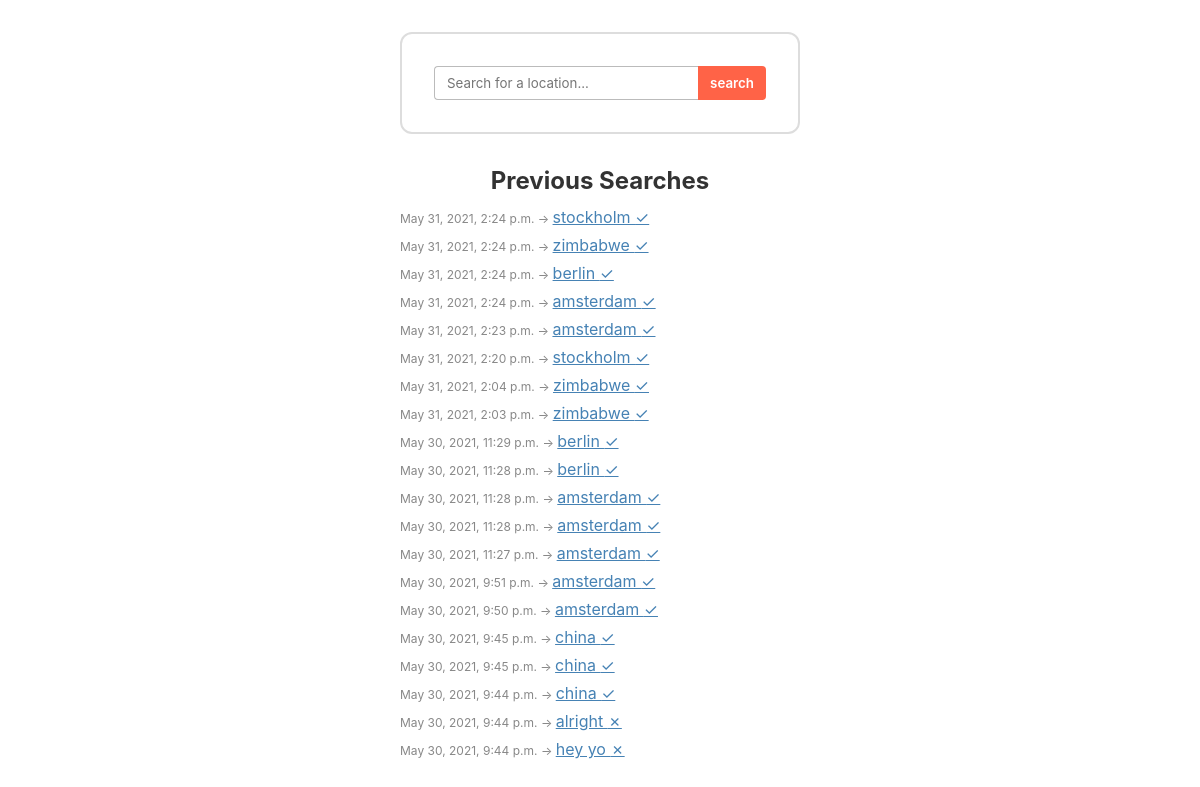
The page / on the database its author committed.
### search/models.py (models this page shows, shortened)
class Search(models.Model):
    query = models.CharField(max_length=100)
    is_valid = models.BooleanField(default=False)
    search_date = models.DateTimeField(default=timezone.now)

### djatter/views.py (the view)
# urls.py: path('', views.index, name='index'),
def index(req):
    return render(req, 'djatter/index.html', {'searches': Search.objects.order_by('-search_date')})

### djatter/templates/djatter/index.html (shortened to what this page needs)
{% load static %}
<!DOCTYPE html>
<html lang="en">
  <head>
    <link
      rel="stylesheet"
      type="text/css"
      href="{% static 'djatter/style.css' %}"
    />
  </head>
  <body class="container">
    {% include "djatter/form.html" %} {% include "djatter/searches.html" %}
  </body>
</html>

### djatter/templates/djatter/form.html (shortened to what this page needs)
<form class="form" action="{% url 'search:index' %}" method="post">
  <div class="form__controls">
    <input
      placeholder="Search for a location..."
      class="form__input"
      type="text"
      id="location"
      name="location"
      required
    />
    <button class="form__btn" type="submit">search</button>
  </div>
</form>

### djatter/templates/djatter/searches.html
<div class="searches">
  <h2 class="searches__title">Previous <span>Search</span>es</h2>
  <ul class="searches__list">
    {% for search in searches %}
    <li class="searches__item">
      <small class="searches__date">
        <time datetime="{{ search.search_date }}">
          {{ search.search_date }} &rarr;
        </time>
      </small>
      <a class="searches__link" href="{% url 'search:details' search.query %}">
        {{ search.query }} {% if search.is_valid %}
        <span>&#10003;</span>
        {% else %}
        <span> &#10007; </span>
        {% endif %}
      </a>
    </li>
    {% endfor %}
  </ul>
</div>

### djatter/static/djatter/style.css (style rules this page uses)
* { padding: 0; margin: 0; box-sizing: border-box; }
body, input, button { font-family: -apple-system, BlinkMacSystemFont, 'Segoe UI', Roboto, Oxygen, Ubuntu, Cantarell, 'Open Sans', 'Helvetica Neue', sans-serif; color: #333; }
.container { max-width: min(400px, 100%); margin: 0 auto; }
.form { border-radius: 12px; border: 2px solid #ddd; margin: 2rem 0; padding: 2rem 2rem 1rem; }
.form__controls { display: flex; }
.form__input, .form__btn { padding: 0.5rem 0.75rem; }
.form__input { border: 1px solid #bbb; flex-grow: 1; border-radius: 4px 0 0 4px; border-right: none; }
.form__btn { font-weight: 600; border-radius: 0 4px 4px 0; border: none; background: tomato; color: #fff; }
.searches { text-align: left; }
.searches__title { text-align: center; margin-bottom: 0.5rem; }
.searches__list { list-style: none; }
.searches__date { color: #888; font-size: 0.75rem; }
.searches__item { padding: 0.25rem 0; }
.searches__link { color: steelblue; }

### rows shown on the page
Search: search_date "May 31, 2021, 2:24 p.m.", query "stockholm"
Search: search_date "May 31, 2021, 2:24 p.m.", query "zimbabwe"
Search: search_date "May 31, 2021, 2:24 p.m.", query "berlin"
Search: search_date "May 31, 2021, 2:24 p.m.", query "amsterdam"
Search: search_date "May 31, 2021, 2:23 p.m.", query "amsterdam"
Search: search_date "May 31, 2021, 2:20 p.m.", query "stockholm"
Search: search_date "May 31, 2021, 2:04 p.m.", query "zimbabwe"
Search: search_date "May 31, 2021, 2:03 p.m.", query "zimbabwe"
Search: search_date "May 30, 2021, 11:29 p.m.", query "berlin"
Search: search_date "May 30, 2021, 11:28 p.m.", query "berlin"
Search: search_date "May 30, 2021, 11:28 p.m.", query "amsterdam"
Search: search_date "May 30, 2021, 11:28 p.m.", query "amsterdam"
Search: search_date "May 30, 2021, 11:27 p.m.", query "amsterdam"
Search: search_date "May 30, 2021, 9:51 p.m.", query "amsterdam"
Search: search_date "May 30, 2021, 9:50 p.m.", query "amsterdam"
Search: search_date "May 30, 2021, 9:45 p.m.", query "china"
Search: search_date "May 30, 2021, 9:45 p.m.", query "china"
Search: search_date "May 30, 2021, 9:44 p.m.", query "china"
Search: search_date "May 30, 2021, 9:44 p.m.", query "alright"
Search: search_date "May 30, 2021, 9:44 p.m.", query "hey yo"
